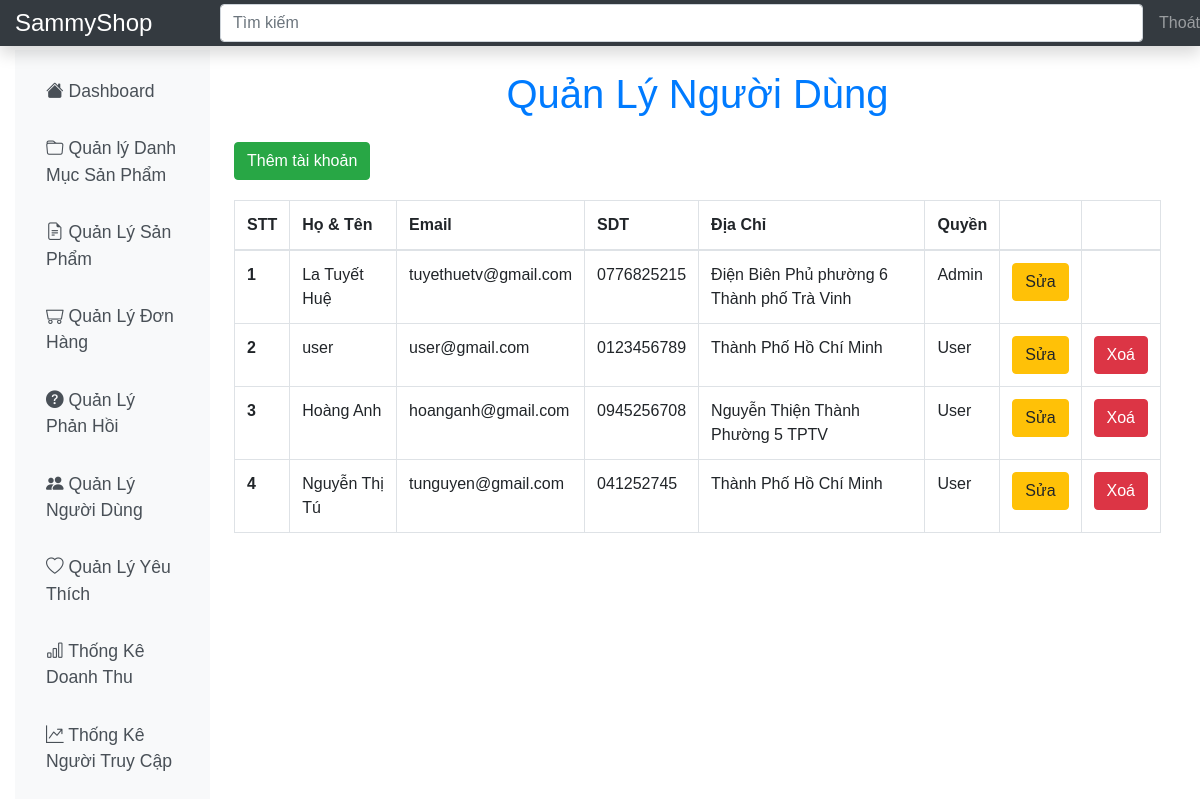
The app's page /Admin/user/index.php (signed in), older data.
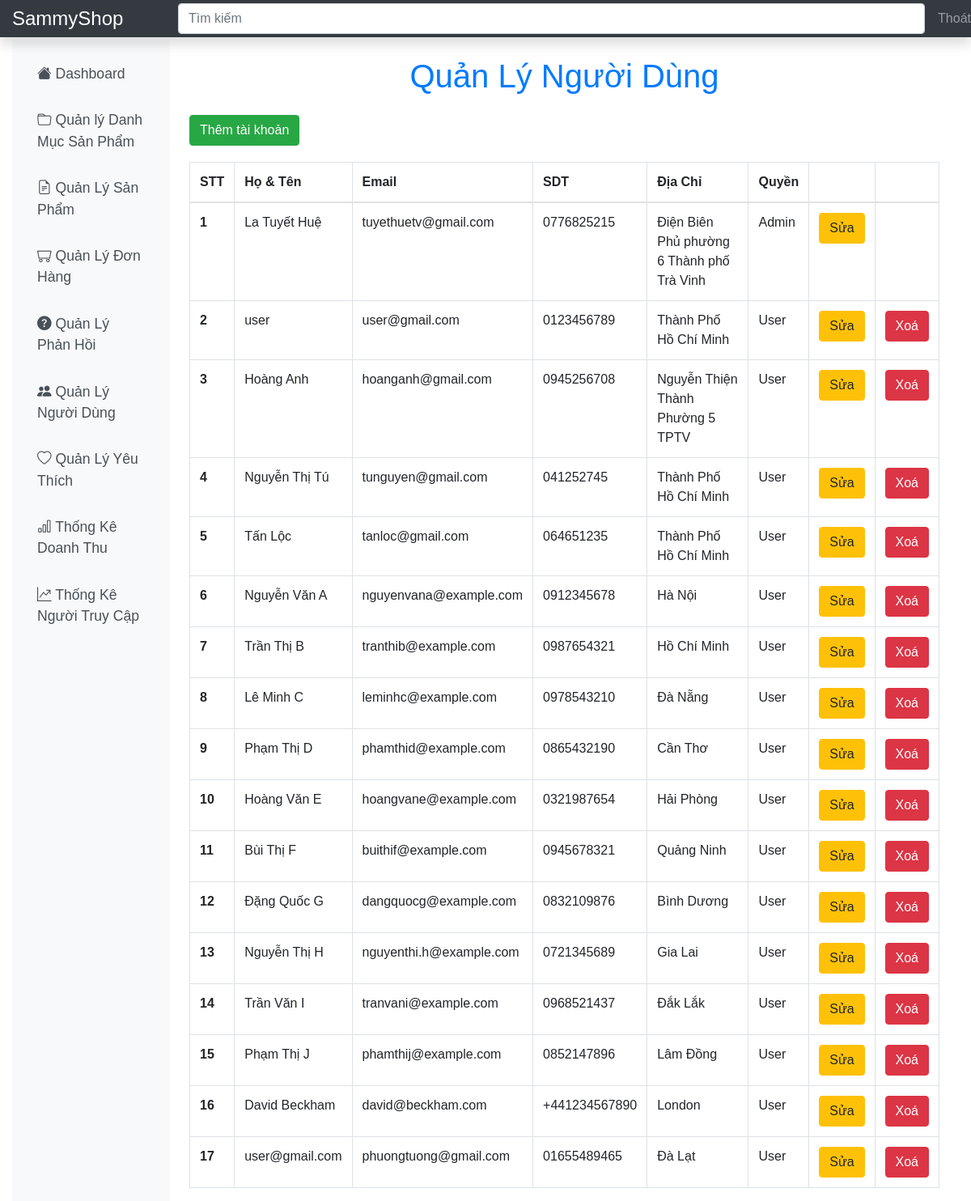
The same page, newer data.
### tables this page shows
CREATE TABLE `user` (
  `id` int(11) NOT NULL,
  `fullname` varchar(50) NOT NULL,
  `email` varchar(150) NOT NULL,
  `phone_number` varchar(20) DEFAULT NULL,
  `address` varchar(200) DEFAULT NULL,
  `password` varchar(32) NOT NULL,
  `role_id` int(11) DEFAULT NULL,
  `created_at` datetime DEFAULT current_timestamp(),
  `updated_at` datetime DEFAULT current_timestamp() ON UPDATE current_timestamp(),
  `deleted` int(11) DEFAULT 0
);

CREATE TABLE `role` (
  `id` int(11) NOT NULL,
  `name` varchar(20) NOT NULL
);

### Database/dbhelper.php (called while the page is built, shortened)
<?php
function executeResult($sql, $isSingle = false) {
    $data = null;
    $conn = mysqli_connect(HOST, USERNAME, PASSWORD, DATABASE);
    mysqli_set_charset($conn, 'utf8');
    $resultset = mysqli_query($conn, $sql);
    if ($isSingle) {
        $data = mysqli_fetch_array($resultset, MYSQLI_ASSOC);
    } else {
        $data = [];
        while (($row = mysqli_fetch_array($resultset, MYSQLI_ASSOC)) != null) {
            $data[] = $row;
        }
    }
    return $data;
}

### Utils/utility.php (called while the page is built, shortened)
<?php
function getUserToken() {
	if(isset($_SESSION['user'])) {
		return $_SESSION['user'];
	}
	return null;
}
?>

### Admin/user/index.php (the view, shortened to what this page needs)
<?php
    require_once('../layout/header.php');
    $sql = "SELECT user.*, role.name AS role_name FROM user LEFT JOIN role ON user.role_id = role.id WHERE user.deleted = 0";
    $data = executeResult($sql);
?>
<div class="row">
    <div class="col-md-12" style="margin-top: 20px;">
        <h1 class="text-center text-primary mb-4"">Quản Lý Người Dùng</h1>
        <a href="edit.php"><button class="btn btn-success"> Thêm tài khoản </button></a>
        <table class="table table-bordered table-hover" style="margin-top: 20px;">
            <thead>
                <th>STT</th>
                <th>Họ & Tên</th>
                <th>Email</th>
                <th>SDT</th>
                <th>Địa Chỉ</th>
                <th>Quyền</th>
                <th style="width : 50px"></th>
                <th style="width : 50px"></th>
            </thead>
            <tbody>
<?php
    $index = 0;
    foreach($data as $item){
        echo '<tr>
            <th>'.(++$index).'</th>
            <td>'.$item['fullname'].'</td>
            <td>'.$item['email'].'</td>
            <td>'.$item['phone_number'].'</td>
            <td>'.$item['address'].'</td>
            <td>'.$item['role_name'].'</td>
            <td style="width: 50px">
                <a href="edit.php?id='.$item['id'].'"><button class="btn btn-warning">Sửa</button></a>
            </td>
            <td style="width: 50px">';
            if($user['id'] != $item['id'] && $item['role_id'] != 1) {
                echo '<button onclick="deleteUser('.$item['id'].')" class="btn btn-danger">Xoá</button>';
            }
            echo '</td>
         </tr>';
    }
?>
            </tbody>
        </table>
    </div>
</div>
<?php
    require_once('../layout/footer.php');
?>

Row changes from the older to the newer data that the page shows:
added user: fullname "Tấn Lộc", email "tanloc@gmail.com", phone_number "064651235", address "Thành Phố Hồ Chí Minh", role.name "User"
added user: fullname "Nguyễn Văn A", email "nguyenvana@example.com", phone_number "0912345678", address "Hà Nội", role.name "User"
added user: fullname "Trần Thị B", email "tranthib@example.com", phone_number "0987654321", address "Hồ Chí Minh", role.name "User"
added user: fullname "Lê Minh C", email "leminhc@example.com", phone_number "0978543210", address "Đà Nẵng", role.name "User"
added user: fullname "Phạm Thị D", email "phamthid@example.com", phone_number "0865432190", address "Cần Thơ", role.name "User"
added user: fullname "Hoàng Văn E", email "hoangvane@example.com", phone_number "0321987654", address "Hải Phòng", role.name "User"
added user: fullname "Bùi Thị F", email "buithif@example.com", phone_number "0945678321", address "Quảng Ninh", role.name "User"
added user: fullname "Đặng Quốc G", email "dangquocg@example.com", phone_number "0832109876", address "Bình Dương", role.name "User"
added user: fullname "Nguyễn Thị H", email "nguyenthi.h@example.com", phone_number "0721345689", address "Gia Lai", role.name "User"
added user: fullname "Trần Văn I", email "tranvani@example.com", phone_number "0968521437", address "Đắk Lắk", role.name "User"
added user: fullname "Phạm Thị J", email "phamthij@example.com", phone_number "0852147896", address "Lâm Đồng", role.name "User"
added user: fullname "David Beckham", email "david@beckham.com", phone_number "+441234567890", address "London", role.name "User"
added user: fullname "user@gmail.com", email "phuongtuong@gmail.com", phone_number "01655489465", address "Đà Lạt", role.name "User"
